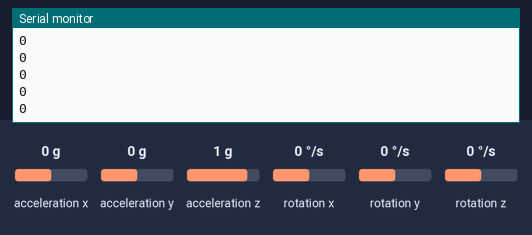
The sketch below on a simulated Arduino Uno, built with avr-gcc and run on an emulated ATmega328P. Shown: the last lines printed to the serial monitor. Wiring (inferred from the names in the program): MPU-6050 motion sensor at I2C address 0x68. Inputs (shaded band) come from the test bench; at power-on: acceleration x 0 g, acceleration y 0 g, acceleration z 1 g, rotation x 0 °/s, rotation y 0 °/s, rotation z 0 °/s.

Above: at 1.2 s.
1.3 s: acceleration x set to -1.4 g
At 2.3 s:
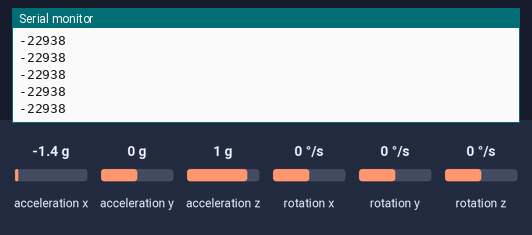
2.8 s: acceleration x set to 0.8 g
At 3.3 s:
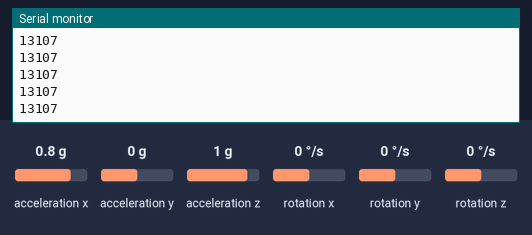
Timing chart, 0 to 5.8 s (numbered marks = the images above; inputs shaded):
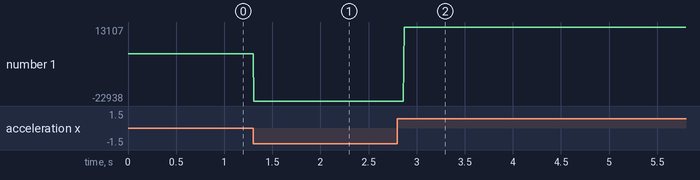

Measured:
- after the input at 1.3 s, the serial monitor: prints a new line at once (image 1)
- after the input at 2.8 s, the serial monitor: prints a new line after 0.07 s (image 2)
- plotted number 1: 0 → -22938 after the input at 1.3 s, -22938 → 13107 after the input at 2.8 s

The sketch:

mpu6050_serial.ino
```cpp
#include <Wire.h>

const int MPU_addr = 0x68;

int AcX, AcY, AcZ, Tmp, GyX, GyY, GyZ;


void setup() {
  Wire.begin();
  Wire.beginTransmission(MPU_addr);
  Wire.write(0x6B);  // PWR_MGMT_1 register
  Wire.write(0);     // set to zero (wakes up the MPU-6050)
  Wire.endTransmission(true);
  Serial.begin(9600);
}
void loop() {
  Wire.beginTransmission(MPU_addr);
  Wire.write(0x3B);
  Wire.endTransmission(false);
  Wire.requestFrom(MPU_addr, 14, true);
  AcX = Wire.read() << 8 | Wire.read();
  AcY = Wire.read() << 8 | Wire.read();
  AcZ = Wire.read() << 8 | Wire.read();
  Tmp = Wire.read() << 8 | Wire.read();
  GyX = Wire.read() << 8 | Wire.read();
  GyY = Wire.read() << 8 | Wire.read();
  GyZ = Wire.read() << 8 | Wire.read();
  Serial.print(AcX);
  Serial.print("\t");
//  Serial.print(AcY);
//  Serial.print("\t");
//  Serial.print(AcZ);
//  Serial.print("\t");
  //Serial.print(GyX);
  //Serial.print("\t");
  //Serial.print(GyY);
  //Serial.print("\t");
  //Serial.print(GyZ);
  //Serial.print("\t");
  //Serial.print(Tmp / 340.00 + 36.53); //equation for temperature in degrees C from datasheet
  Serial.println();
  delay(5);
}
```
